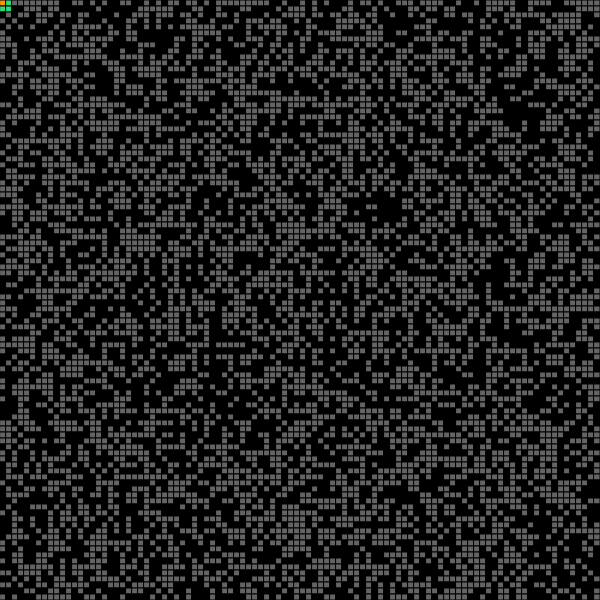
Frame 1 (no input)
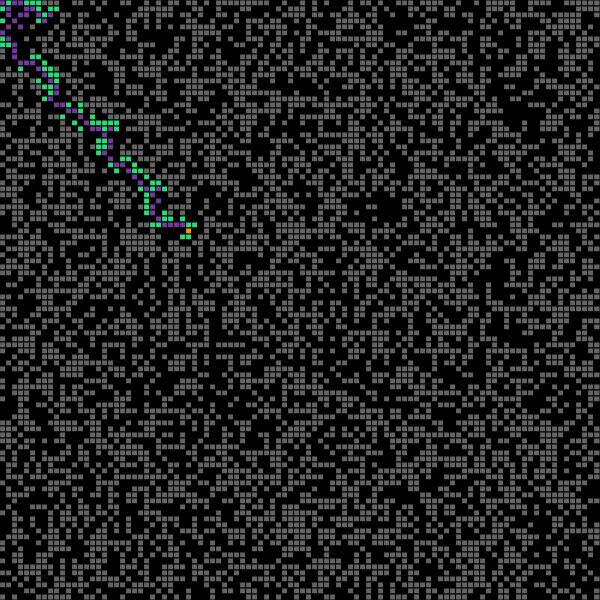
Frame 60 (no input)
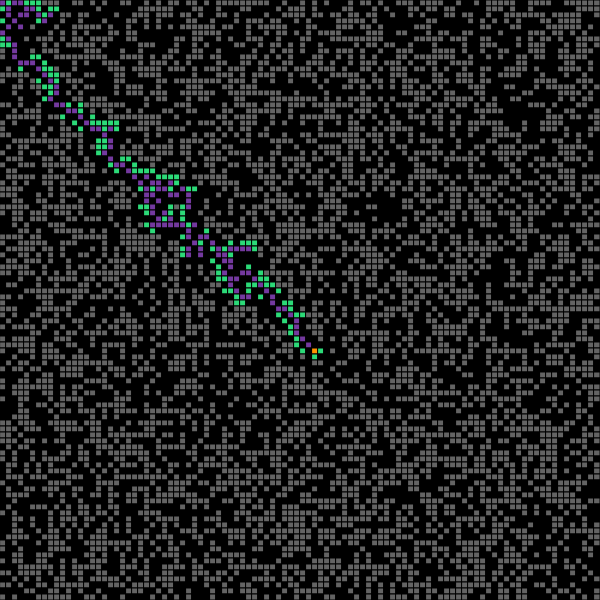
Frame 120 (the mouse pressed at the canvas centre since frame 60)

The p5.js sketch that drew these frames (run headless with seeded random() and noise() and a simulated clock; from frame 60 on, the mouse is pressed at the canvas centre):

// p5.js sketch
// ── sketch.js
var canvasW = 600;
var canvasH = 600;
var rows = 100;
var cols = 100;

var current, currentIndex;
var start = [0, 0];
var end = [rows - 1, cols - 1];


var tentative_gScore;
var neighbour;
var grid = new Array(rows);
var OpenSet = new Array();
var ClosedSet = new Array();


function setup() {
    //frameRate(1);
    createCanvas(canvasW, canvasH);
    print('A*');
    for (var i = 0; i < rows; i++) {
        grid[i] = new Array(cols);
    }

    for (var i = 0; i < rows; i++) {
        for (var j = 0; j < cols; j++) {
            grid[i][j] = new cell(i, j);
        }
    }
    MakeObstracles(grid);

    /**
     * Each member of the grid will get the neighbour indices in an array
     */
    GetNeighbours(grid);
    GetHeuristics(grid);
    OpenSet.push(start);
}

function draw() {
    if (OpenSet.length === 0) {
        print('Finished!');
        alert('Impossible to reach!');
        noLoop();
    } else {
        Calc_All_fValue();
        currentIndex = MinimumFvalueElement();
        current = OpenSet[currentIndex];

        /*
         * Here the Compare function returns 0 in a match, otherwise the returns the difference
         */
        if (!OpenSet[currentIndex].Compare(end)) {
            reconstruct_path();
            print('Finished!');
            background(0);
            DrawGrids(grid);
            noLoop();
        }

        OpenSet.Remove(current);
        grid[current[0]][current[1]].isAnObstrucle = -99;
        ClosedSet.push(current);

        neighbour = grid[current[0]][current[1]].neighbour;
        for (var i = 0; i < neighbour.length; i++) {
            if (!searchForArray(ClosedSet, neighbour[i]) && (grid[neighbour[i][0]][neighbour[i][1]].isAnObstrucle != 1)) {

                tentative_gScore = 1 + grid[current[0]][current[1]].g;
                //print(tentative_gScore);

                if (!searchForArray(OpenSet, neighbour[i])) {
                    OpenSet.push(neighbour[i]);
                } else if (tentative_gScore >= grid[neighbour[i][0]][neighbour[i][1]]) {

                }

                grid[neighbour[i][0]][neighbour[i][1]].cameFrom = current;
                grid[neighbour[i][0]][neighbour[i][1]].g = tentative_gScore;
                grid[neighbour[i][0]][neighbour[i][1]].f = grid[neighbour[i][0]][neighbour[i][1]].g + grid[neighbour[i][0]][neighbour[i][1]].h;

            }
        }




    }

    background(0);
    DrawGrids(grid);

//    noLoop();
//    return 0;
}


// ── Grid.js
class cell {
    constructor(posX, posY) {
        this.posX = posX;
        this.posY = posY;
        this.f = 0;
        this.g = 0;
        this.h = 0;
        this.neighbour = new Array();
        this.isAnObstrucle = 0;
        this.cameFrom = -1;
    }

    show() {
        if (this.isAnObstrucle == 1) {
            fill(0);
        } else {
            fill(100);
        }
        var v = new Array(this.posX, this.posY);
        if (searchForArray(OpenSet, v)) {
            fill('#2CDA78');
        }
        if (this.isAnObstrucle == -99) {
            fill('#74399F');
        }
        if (!v.Compare(current)) {
            fill('#FF9300');
        }
        if (this.isAnObstrucle == 9999) {
            fill('#FF9300');
        }
        rect(this.posX * (canvasW / rows), this.posY * (canvasH / cols), (canvasW / rows), (canvasH / cols));
    }

}



function DrawGrids(grid) {
    for (var i = 0; i < rows; i++) {
        for (var j = 0; j < cols; j++) {
            grid[i][j].show();
        }
    }
}

function MakeObstracles(grid) {
    for (var i = 0; i < rows; i++) {
        for (var j = 0; j < cols; j++) {
            grid[i][j].isAnObstrucle = random([0, 1]);
            grid[i][j].h = dist(grid[i][j].posX, grid[i][j].posY, grid[rows - 1][cols - 1].posX, grid[rows - 1][cols - 1].posY);
        }
    }
    grid[0][0].isAnObstrucle = 0;
    grid[rows - 1][cols - 1].isAnObstrucle = 0;
}

function GetHeuristics(grid) {
    for (var i = 0; i < rows; i++) {
        for (var j = 0; j < cols; j++) {
            if (grid[i][j].isAnObstrucle != 1)
                grid[i][j].h = dist(i, j, end[0], end[1]);
        }
    }
}

function GetNeighbours(grid) {
    for (var i = 0; i < rows; i++) {
        for (var j = 0; j < cols; j++) {
            if (grid[i][j].isAnObstrucle != 1) {
                if (i - 1 >= 0) {
                    grid[i][j].neighbour.push(new Array(i - 1, j));
                    if (j - 1 >= 0) {
                        grid[i][j].neighbour.push(new Array(i - 1, j - 1));
                    }
                    if (j + 1 < cols) {
                        grid[i][j].neighbour.push(new Array(i - 1, j + 1));
                    }
                }

                if (i + 1 < rows) {
                    grid[i][j].neighbour.push([i + 1, j]);
                    if (j - 1 >= 0) {
                        grid[i][j].neighbour.push(new Array(i + 1, j - 1));
                    }
                    if (j + 1 < cols) {
                        grid[i][j].neighbour.push(new Array(i + 1, j + 1));
                    }
                }

                if (j - 1 >= 0) {
                    grid[i][j].neighbour.push(new Array(i, j - 1));
                }
                if (j + 1 < cols) {
                    grid[i][j].neighbour.push(new Array(i, j + 1));
                }
            }
        }
    }
}

function Calc_All_fValue() {
    for (i = 0; i < OpenSet.length; i++) {
        grid[OpenSet[i][0]][OpenSet[i][1]].f = grid[OpenSet[i][0]][OpenSet[i][1]].g + grid[OpenSet[i][0]][OpenSet[i][1]].h;
    }
}

function MinimumFvalueElement() {
    let winner = 0;
    for (i = 1; i < OpenSet.length; i++) {
        if (grid[OpenSet[i][0]][OpenSet[i][1]].f < grid[OpenSet[winner][0]][OpenSet[winner][1]].f) {
            winner = i;
        }
    }
    return winner;
}

Array.prototype.Remove = function (object) {
    for (i = this.length; i >= 0; i--) {
        if (this[i] == object) {
            this.splice(i, 1);
        }
    }
}

Array.prototype.Compare = function (obj) {
    if (this.length == obj.length) {
        for (var i = 0; i < this.length; i++) {
            if (this[i] != obj[i]) {
                return (this[i] - obj[i]);
            }
        }
        return 0;
    }
    return -1;
}

var HasElement = function (array, object) {
    for (var i = 0; i < array.length; i++) {
        var result = ((array[i].posX == object.posX) && (array[i].poxY == object.posX));
        //print(array[i]);
        if (result) {
            return true;
        }
    }
    return false;
}

function searchForArray(haystack, needle) {
    var i, j, current;
    for (i = 0; i < haystack.length; ++i) {
        if (needle.length === haystack[i].length) {
            current = haystack[i];
            for (j = 0; j < needle.length && needle[j] === current[j]; ++j)
                ;
            if (j === needle.length)
                return 1;
        }
    }
    return 0;
}

function reconstruct_path() {
    path = end;

    while (path.Compare(start)) {
        grid[path[0]][path[1]].isAnObstrucle = 9999;
        path = grid[path[0]][path[1]].cameFrom;
    }

    grid[path[0]][path[1]].isAnObstrucle = 9999;

}
